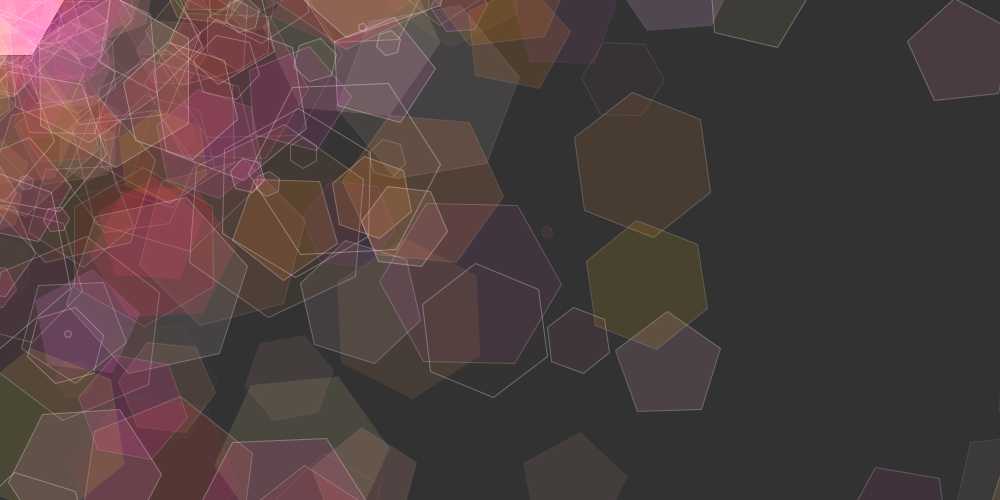
Frame 1 (no input)
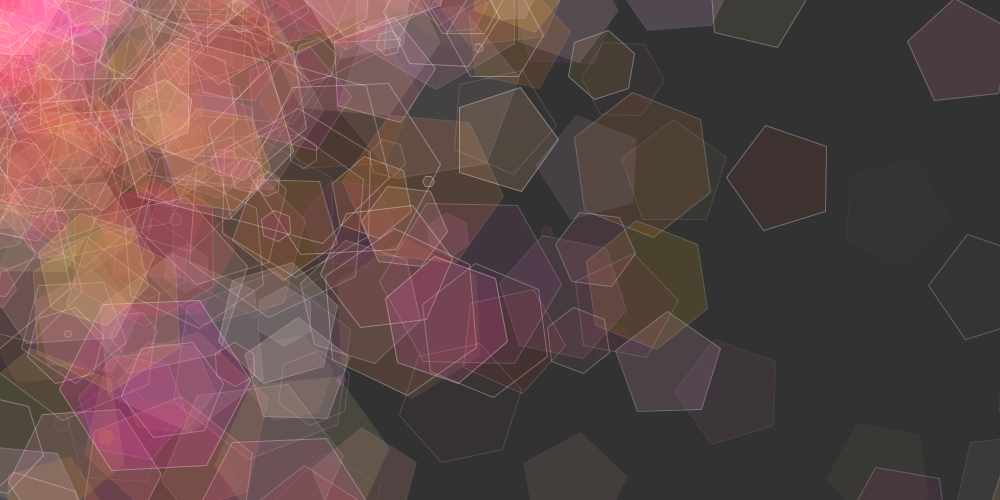
Frame 2 (the mouse pressed at the canvas centre, redrawn once)

The Processing sketch that drew these frames (run headless with seeded random() and noise(); the mouse was pressed at the canvas centre and the sketch redrawn once):

// Processing sketch: processing_32606
// ── processing_32606.pde


void setup() {
  size(1000, 500);
  smooth();
  background(50);
}

void polygon(int n, float cx, float cy, float r)
{
  float angle = 360.0 / n;

  beginShape();
  for (int i = 0; i < n; i++)
  {
    vertex(cx + r * cos(radians(angle * i)), 
    cy + r * sin(radians(angle * i)));
  }
  endShape(CLOSE);
}

void draw() {
  for (int i = 0; i < 20; i++) {
    for (int j = 0; j < 20; j++) { 
      polygon(6, random(j * 40), random (i * 40), random(100));
       fill(255,random(255),random(255), random(40));
       rotate(PI/random(4));
      stroke(255, random(90));
      polygon(5, random(j * 200), random (i * 200), 55);
      noLoop();
    }
  }
}
